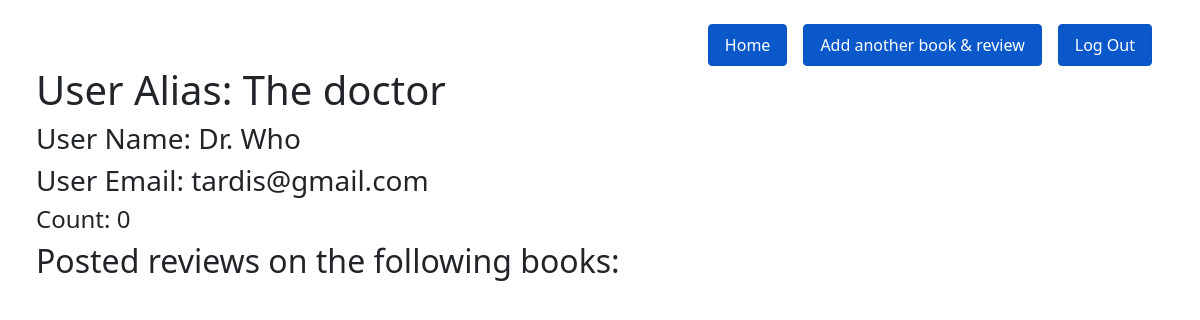
Screenshot of /user/2 (signed in) with the database file from the repository.
### main/models.py (models this page shows)
class User(models.Model):
    name = models.CharField(max_length=50)
    alias = models.CharField(max_length=50)
    email = models.CharField(max_length=50)
    password = models.CharField(max_length=50)
    created_at = models.DateTimeField(auto_now_add=True)
    updated_at = models.DateTimeField(auto_now=True)
    objects = UserManager()

### main/views.py (the view)
# urls.py: path('user/<int:user_id>', views.user_page),
def user_page(request, user_id):
    if 'logged_user' not in request.session:
        messages.error(request, "Please register or log in first!")
        return redirect('/')
    user= User.objects.get(id=user_id)
    context= {
        'one_user': user
    }
    return render(request, 'user_page.html', context)

### main/templates/user_page.html (shortened to what this page needs)
<!DOCTYPE html>
<html lang="en">
<head>
    <link href="https://cdn.jsdelivr.net/npm/bootstrap@5.0.0-beta3/dist/css/bootstrap.min.css" rel="stylesheet">
</head>
<body>
    <div class="container m-4">
        <ul class="nav justify-content-end">
            <li class="nav-item">
                <a href="/user/dashboard" role="button" class="nav-link active btn btn-primary me-3" aria-current= "page">Home</a>
            </li>
            <li class="nav-item">
                <a href="/book/book_form" role="button" class="nav-link active btn btn-primary me-3" aria-current="page">Add another book & review</a>
            </li>
            <li class="nav-item">
                <a href="/user/logout" role="button" class="nav-link active btn btn-primary" aria current="page">Log Out</a>
            </li>
        </ul>
        <h1>User Alias: {{one_user.alias}}</h1>
        <h3>User Name: {{one_user.name}}</h3>
        <h3>User Email: {{one_user.email}}</h3>
        <h4>Count: {{one_user.user_reviews.all|length}}</h4>
        <h2>Posted reviews on the following books:</h2>
    </div>
</body>
</html>

### rows the page displays
User: alias "The doctor", name "Dr. Who", email "tardis@gmail.com", user_reviews.all|length "0"
